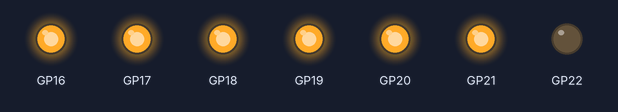
A program run on a simulated Raspberry Pi Pico running MicroPython. Shown: output pins drawn as LEDs (lit = HIGH). At 9.0 s the program stops and its outputs stay as they are.

Above: at 0.1 s.
At 1.1 s:
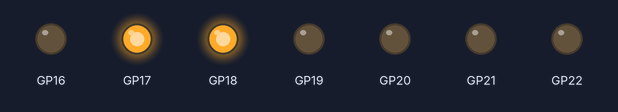
At 2.1 s:
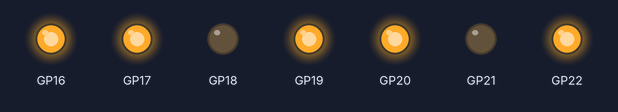
At 4.1 s:
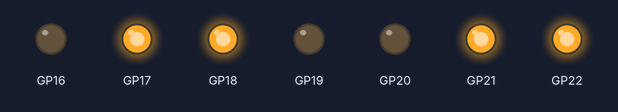
At 6.1 s:
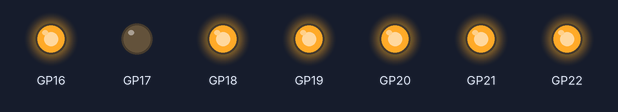
At 9.1 s:
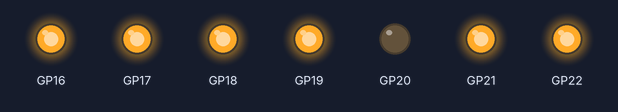
Timing chart, 0 to 10.5 s (numbered marks = the images above):
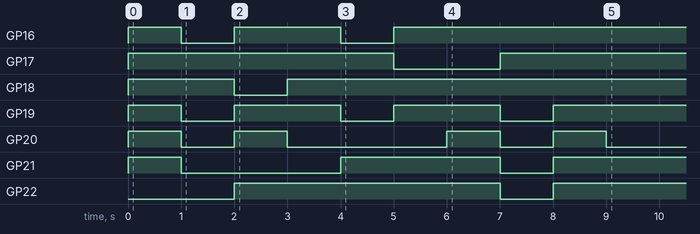

Measured:
- by itself, GP16: goes HIGH 1.0 s, LOW 1.0 s, HIGH 2.0 s, LOW 1.0 s, then HIGH
- by itself, GP17: LOW → HIGH at 0.00 s, → LOW 5.0 s later, → HIGH 2.0 s later
- by itself, GP18: LOW → HIGH at 0.00 s, → LOW 2.0 s later, → HIGH 1.0 s later
- by itself, GP19: repeats every 3.0 s: LOW 1.0 s, HIGH 2.0 s
- by itself, GP20: LOW → HIGH at 0.00 s, → LOW 1.0 s later, → HIGH 1.0 s later, → LOW 1.0 s later, … (8 changes in this stretch)
- by itself, GP21: goes HIGH 1.0 s, LOW 3.0 s, HIGH 3.0 s, LOW 1.0 s, then HIGH
- by itself, GP22: LOW → HIGH at 2.0 s, → LOW 5.0 s later, → HIGH 1.0 s later

The program:

SevenSegmentMain.py
```python
from Seg_Module import Seven_Segment
import time
Display1=Seven_Segment(16,17,18,19,20,21,22)#hgfedcba
Display1.Display(1)
time.sleep(1)
Display1.Display(2)
time.sleep(1)
Display1.Display(3)
time.sleep(1)
Display1.Display(4)
time.sleep(1)
Display1.Display(5)
time.sleep(1)
Display1.Display(6)
time.sleep(1)
Display1.Display(7)
time.sleep(1)
Display1.Display(8)
time.sleep(1)
Display1.Display(9)
time.sleep(1)
Display1.Display(10)
```

Seg_Module.py
```python
import machine

D=[
    [1,1,1,1,1,1,0],#Digit 0
    [0,1,1,0,0,0,0],#Digit 1
    [1,1,0,1,1,0,1],#Digit 2
    [1,1,1,1,0,0,1],#Digit 3
    [0,1,1,0,0,1,1],#Digit 4
    [1,0,1,1,0,1,1],#Digit 5
    [1,0,1,1,1,1,1],#Digit 6
    [1,1,1,0,0,0,0],#Digit 7
    [1,1,1,1,1,1,1],#Digit 8
    [1,1,1,1,0,1,1],#Digit 9
   ]


class Seven_Segment:
    def __init__ (self,a,b,c,d,e,f,g):
        self.a=a
        self.b=b
        self.c=c
        self.d=d
        self.e=e
        self.f=f
        self.g=g
        self.Pin1=machine.Pin(self.a,machine.Pin.OUT)
        self.Pin2=machine.Pin(self.b,machine.Pin.OUT)
        self.Pin3=machine.Pin(self.c,machine.Pin.OUT)
        self.Pin4=machine.Pin(self.d,machine.Pin.OUT)
        self.Pin5=machine.Pin(self.e,machine.Pin.OUT)
        self.Pin6=machine.Pin(self.f,machine.Pin.OUT)
        self.Pin7=machine.Pin(self.g,machine.Pin.OUT)
    def Display(self,num):
            self.Pin1.value(D[num-1][0])
            self.Pin2.value(D[num-1][1])
            self.Pin3.value(D[num-1][2])
            self.Pin4.value(D[num-1][3])
            self.Pin5.value(D[num-1][4])
            self.Pin6.value(D[num-1][5])
            self.Pin7.value(D[num-1][6])
```
